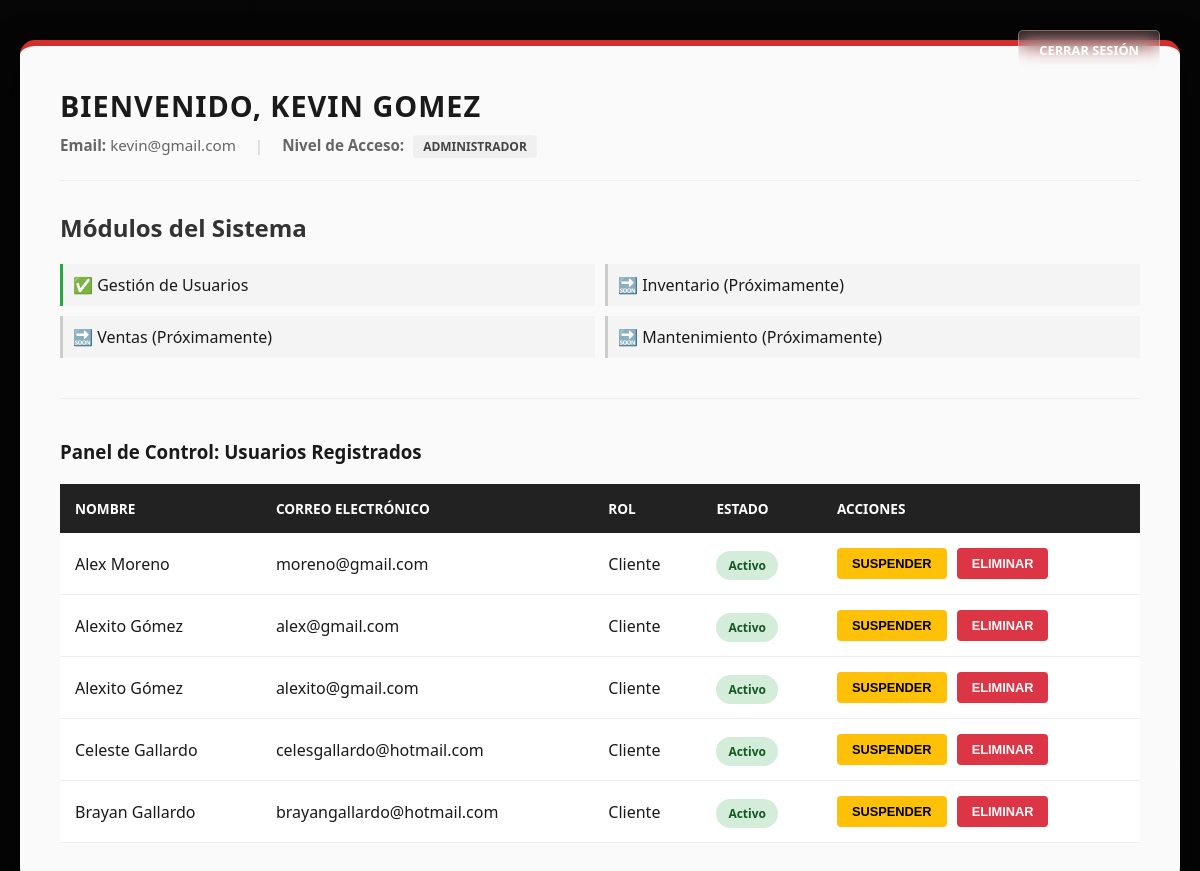
Page /dashboard/ (signed in) on the earlier database version.
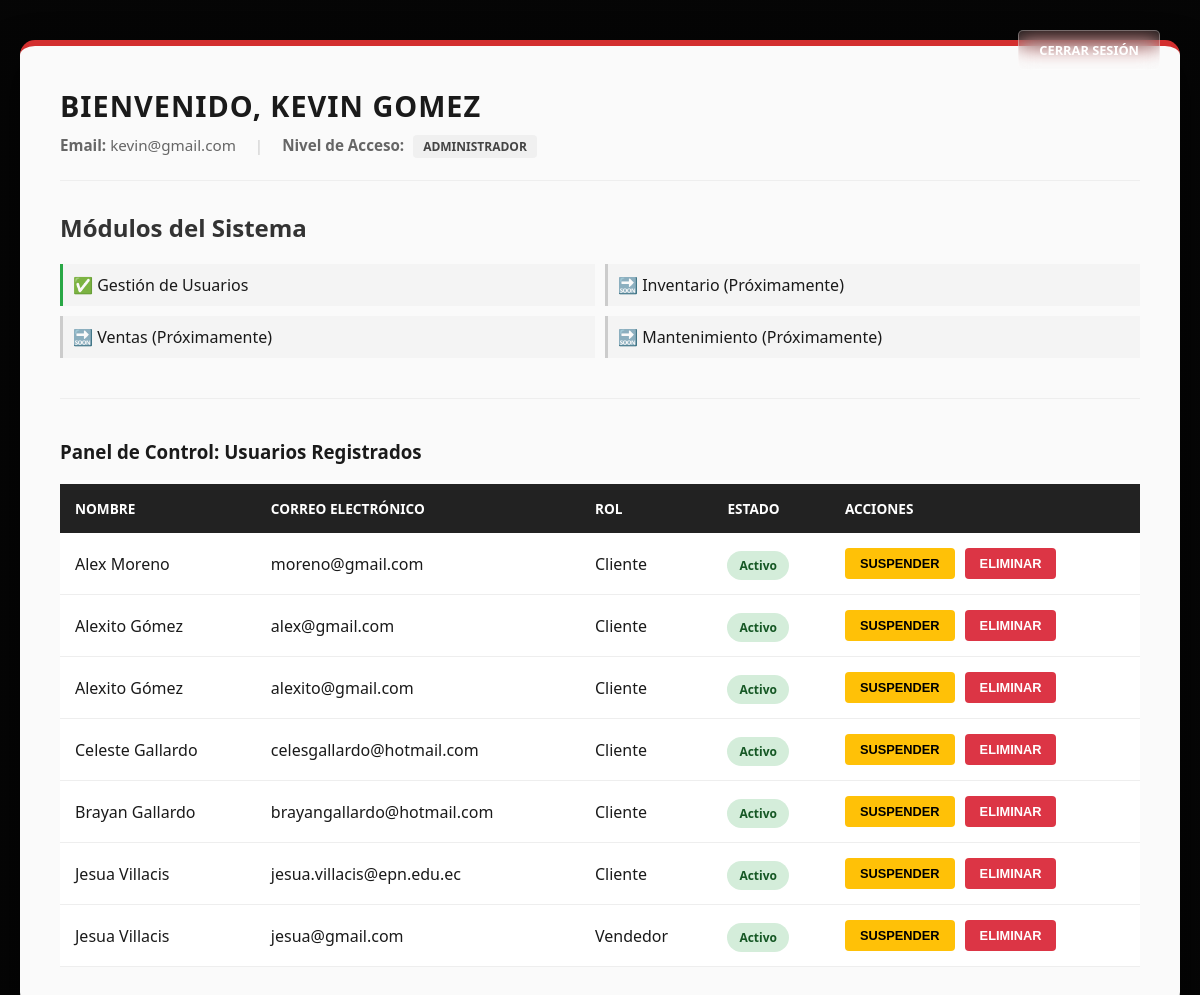
Same page on the later database version.
### usuarios/models.py (models this page shows, shortened)
class Usuario(AbstractUser):
    email = models.EmailField(unique=True)
    USERNAME_FIELD = 'email'
    REQUIRED_FIELDS = ['username', 'first_name', 'last_name']
    ROL_CHOICES =[
         ('cliente', 'Cliente'),
        ('vendedor', 'Vendedor'),
        ('recepcionista', 'Recepcionista de Taller'),
        ('administrador', 'Administrador'),
    ]
    rol = models.CharField(max_length=20, choices=ROL_CHOICES, default='cliente')
    telefono = models.CharField(max_length=15, blank=True, null=True)
    cedula = models.CharField(max_length=10, blank=True, null=True, unique=True)
    fecha_registro = models.DateTimeField(auto_now_add=True)
    class Meta:
        verbose_name = 'Usuario'
        verbose_name_plural = 'Usuarios'

### core_app/views.py (the view)
# urls.py: path('dashboard/', views.dashboard, name='dashboard'),
@never_cache
@login_required
def dashboard(request):
    contexto = {'usuario': request.user}
    if request.user.is_superuser or request.user.es_administrador:
        contexto['lista_usuarios'] = Usuario.objects.exclude(id=request.user.id)
    return render(request, 'dashboard.html', contexto)

### templates/dashboard.html (shortened to what this page needs)
{% load static %}
<!DOCTYPE html>
<html lang="es">
<head>
    <link rel="stylesheet" href="{% static 'css/style.css' %}">
</head>
<body>
    <a href="{% url 'cerrar_sesion' %}" class="btn-cerrar">Cerrar Sesión</a>
    <div class="dashboard-wrapper">
        <header class="header-flex">
            <div class="user-welcome">
                <h1>BIENVENIDO, {{ usuario.get_full_name|default:usuario.username|upper }}</h1>
                <div class="user-meta">
                    <span><strong>Email:</strong> {{ usuario.email }}</span>
                    <span style="margin: 0 15px; color: #ccc;">|</span>
                    <span><strong>Nivel de Acceso:</strong> <span class="role-badge">{% if usuario.is_superuser or usuario.es_administrador %} Administrador {% else %} {{ usuario.get_rol_display }} {% endif %}</span></span>
                </div>
            </div>
        </header>
        <section class="modulos-section">
            <h2 style="margin-bottom: 20px; color: #333;">Módulos del Sistema</h2>
            {% if usuario.is_superuser or usuario.es_administrador %}
                <div class="info-admin">
                    <ul style="list-style: none; padding: 0; display: grid; grid-template-columns: 1fr 1fr; gap: 10px;">
                        <li style="padding: 10px; border-left: 3px solid #28a745; background: #f4f4f4;">✅ Gestión de Usuarios</li>
                        <li style="padding: 10px; border-left: 3px solid #ccc; background: #f4f4f4;">🔜 Inventario (Próximamente)</li>
                        <li style="padding: 10px; border-left: 3px solid #ccc; background: #f4f4f4;">🔜 Ventas (Próximamente)</li>
                        <li style="padding: 10px; border-left: 3px solid #ccc; background: #f4f4f4;">🔜 Mantenimiento (Próximamente)</li>
                    </ul>
                </div>
                <hr style="border: 0; border-top: 1px solid #eee; margin: 40px 0;">
                <h3 style="margin-bottom: 20px;">Panel de Control: Usuarios Registrados</h3>
                <table class="tabla-usuarios">
                    <thead>
                        <tr>
                            <th>Nombre</th>
                            <th>Correo Electrónico</th>
                            <th>Rol</th>
                            <th>Estado</th>
                            <th>Acciones</th>
                        </tr>
                    </thead>
                    <tbody>
                        {% for u in lista_usuarios %}
                        <tr>
                            <td>{{ u.get_full_name|default:"-" }}</td>
                            <td>{{ u.email }}</td>
                            <td>{{ u.get_rol_display }}</td>
                            <td>
                                {% if u.is_active %}
                                    <span class="badge badge-activo">Activo</span>
                                {% else %}
                                    <span class="badge badge-suspendido">Suspendido</span>
                                {% endif %}
                            </td>
                            <td>
                                <div class="flex-acciones">
                                    <form action="{% url 'toggle_estado_usuario' u.id %}" method="POST">
                                        {% if u.is_active %}
                                            <button type="submit" class="btn-accion btn-suspender">Suspender</button>
                                        {% else %}
                                            <button type="submit" class="btn-accion btn-activar">Activar</button>
                                        {% endif %}
                                    </form>
                                    <form action="{% url 'eliminar_usuario' u.id %}" method="POST" onsubmit="return confirm('¿Eliminar permanentemente a {{ u.email }}?');">
                                        <button type="submit" class="btn-accion btn-eliminar">Eliminar</button>
                                    </form>
                                </div>
                            </td>
                        </tr>
                        {% empty %}
                        <tr>
                            <td colspan="5" style="text-align: center; padding: 30px; color: #666;">No hay otros usuarios registrados en la base de datos.</td>
                        </tr>
                        {% endfor %}
                    </tbody>
                </table>
            {% endif %}
        </section>
    </div>
</body>
</html>

### static/css/style.css (style rules this page uses)
:root { --primary-red: #d32f2f; --dark-bg: #1a1a1a; --card-bg: #ffffff; --text-main: #333333; --text-light: #666666; --border-color: #e0e0e0; }
body { font-family: 'Segoe UI', Tahoma, Geneva, Verdana, sans-serif; background-color: var(--dark-bg); background-image: linear-gradient(rgba(0, 0, 0, 0.8), rgba(0, 0, 0, 0.8)), url('https://images.unsplash.com/photo-1492144534655-ae79c964c9d7?auto=format&fit=crop&q=80&w=1920'); background-size: cover; background-attachment: fixed; display: flex; justify-content: center; align-items: center; min-height: 100vh; margin: 0; color: var(--text-main); position: relative; }
.btn-cerrar { position: absolute; top: 30px; right: 40px; background-color: rgba(255, 255, 255, 0.1); color: white; padding: 10px 20px; text-decoration: none; border-radius: 5px; font-weight: bold; font-size: 0.8rem; text-transform: uppercase; border: 1px solid rgba(255, 255, 255, 0.3); transition: all 0.3s ease; backdrop-filter: blur(10px); z-index: 1000; }
.dashboard-wrapper { max-width: 1100px; width: 90%; margin: 40px auto; background: rgba(255, 255, 255, 0.98); padding: 40px; border-radius: 15px; box-shadow: 0 20px 40px rgba(0,0,0,0.7); color: #1a1a1a; border-top: 6px solid var(--primary-red); }
.header-flex { border-bottom: 1px solid #eee; padding-bottom: 25px; margin-bottom: 30px; }
.user-welcome h1 { text-align: left; margin: 0; font-size: 1.8rem; letter-spacing: 1px; color: #1a1a1a; font-weight: 800; }
.user-meta { margin-top: 10px; font-size: 0.95rem; color: var(--text-light); }
.role-badge { background: #f0f0f0; padding: 3px 10px; border-radius: 4px; text-transform: uppercase; font-size: 0.75rem; margin-left: 5px; font-weight: bold; color: #444; }
.tabla-usuarios { width: 100%; border-collapse: collapse; margin-top: 20px; background: white; }
.tabla-usuarios th { background-color: #222; color: #fff; padding: 15px; text-align: left; font-size: 0.85rem; text-transform: uppercase; }
.tabla-usuarios td { padding: 15px; border-bottom: 1px solid #eee; }
button { width: 100%; padding: 14px; background-color: var(--primary-red); color: white; border: none; border-radius: 6px; font-weight: bold; text-transform: uppercase; cursor: pointer; transition: background 0.3s; }
.badge { padding: 6px 12px; border-radius: 20px; font-size: 0.75rem; font-weight: bold; }
.badge-activo { background: #d4edda; color: #155724; }
.btn-accion { border: none; padding: 8px 15px; border-radius: 4px; cursor: pointer; font-weight: bold; color: white; font-size: 0.8rem; width: auto; }
.btn-suspender { background-color: #ffc107; color: #000; }
.btn-eliminar { background-color: #dc3545; }
.flex-acciones { display: flex; gap: 10px; }
.flex-acciones form { margin: 0; padding: 0; }
a { color: var(--primary-red); text-decoration: none; font-weight: bold; }

Differences in the rows shown:
added Usuario: get_full_name "Jesua Villacis", email "jesua.villacis@epn.edu.ec", rol "Cliente", is_active "Activo"
added Usuario: get_full_name "Jesua Villacis", email "jesua@gmail.com", rol "Vendedor", is_active "Activo"
